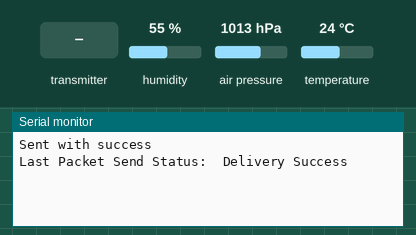
A sketch run on a simulated ESP32. On the bench: the last lines printed to the serial monitor. The inputs (shaded band) are chosen by the test bench; at power-on: humidity 55 %, air pressure 1013 hPa, temperature 24 °C.

Above: at 1.2 s.
1.3 s: the transmitter starts sending id = 0
At 1.61 s:
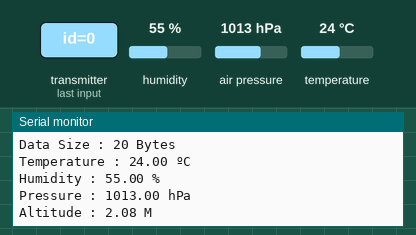
2.8 s: the transmitter starts sending temp = 0
4.3 s: the transmitter starts sending humid = 0
5.8 s: the transmitter starts sending pres = 0
7.3 s: the transmitter starts sending alt = 0
At 7.61 s:
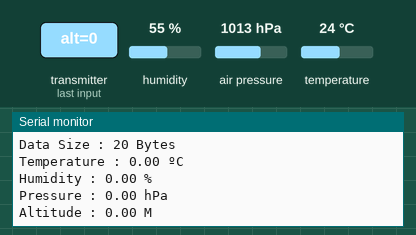

Measured:
- after the input at 1.3 s, the serial monitor: prints a new line at once (image 1)
- after the input at 7.3 s, the serial monitor: prints a new line at once (image 2)

The sketch:

Transceiver_3.ino
```cpp
#include <esp_now.h>
#include <WiFi.h>

// include the Adafruit_BME280 header file.
#include <Adafruit_BME280.h>

// instance of the Adafruit_BME280 class named as bme.
Adafruit_BME280 bme;

// REPLACE WITH THE RECEIVER'S MAC Address
uint8_t broadcastAddress[] = {0xFF, 0xFF, 0xFF, 0xFF, 0xFF, 0xFF};

// Structure example to send data
// Must match the receiver structure
typedef struct struct_message {
    int id; // must be unique for each sender board
    float temp;
    float humid;
    float pres;
    float alt;
} struct_message;

//Create a struct_message called myData
struct_message myData;
struct_message incomingData;

// Create a structure to hold the readings from each board
struct_message board1;
struct_message board2;
struct_message board3;

// Create an array with all the structures
struct_message boardsStruct[3] = {board1, board2, board3};

// callback when data is sent
void OnDataSent(const uint8_t *mac_addr, esp_now_send_status_t status) {
  Serial.print("\r\nLast Packet Send Status:\t");
  Serial.println(status == ESP_NOW_SEND_SUCCESS ? "Delivery Success" : "Delivery Fail");
}

// callback function that will be executed when data is received
void OnDataRecv(const uint8_t * mac_addr, const uint8_t *incomingData, int len) {
  char macStr[18];
  Serial.print("Packet received from: ");
  snprintf(macStr, sizeof(macStr), "%02x:%02x:%02x:%02x:%02x:%02x",
           mac_addr[0], mac_addr[1], mac_addr[2], mac_addr[3], mac_addr[4], mac_addr[5]);
  Serial.println(macStr);

  memcpy(&myData, incomingData, sizeof(myData));
  Serial.printf("Board ID : %u \n", myData.id);
  Serial.printf("Data Size : %u Bytes \n", len);
  // Update the structures with the new incoming data
  boardsStruct[myData.id-1].temp = myData.temp;
  boardsStruct[myData.id-1].humid = myData.humid;
  boardsStruct[myData.id-1].pres = myData.pres;
  boardsStruct[myData.id-1].alt = myData.alt;

  Serial.print("Temperature : ");
  Serial.print(boardsStruct[myData.id-1].temp);
  Serial.println(" ºC");
  Serial.print("Humidity : ");
  Serial.print(boardsStruct[myData.id-1].humid);
  Serial.println(" %");
  Serial.print("Pressure : ");
  Serial.print(boardsStruct[myData.id-1].pres);
  Serial.println(" hPa");
  Serial.print("Altitude : ");
  Serial.print(boardsStruct[myData.id-1].alt);
  Serial.println(" M");
  Serial.println();
}

void setup() {
  // Init Serial Monitor
  Serial.begin(115200);

  // Set device as a Wi-Fi Station
  WiFi.mode(WIFI_STA);

  if (!bme.begin()){
    Serial.println("Failed to find Hibiscus Sense BME280 chip");
  }

  // Init ESP-NOW
  if (esp_now_init() != ESP_OK) {
    Serial.println("Error initializing ESP-NOW");
    return;
  }

  // Once ESPNow is successfully Init, we will register for Send CB to
  // get the status of Trasnmitted packet
  esp_now_register_send_cb(OnDataSent);
  esp_now_register_recv_cb(OnDataRecv);

  // Register peer
  esp_now_peer_info_t peerInfo;
  memcpy(peerInfo.peer_addr, broadcastAddress, 6);
  peerInfo.channel = 0;
  peerInfo.encrypt = false;

  // Add peer
  if (esp_now_add_peer(&peerInfo) != ESP_OK){
    Serial.println("Failed to add peer");
    return;
  }
}

void loop() {

  // Set values to send
  myData.id = 3;
  myData.temp = bme.readTemperature();
  myData.humid = bme.readHumidity();
  myData.pres = (bme.readPressure() / 100.0F);
  myData.alt = bme.readAltitude(1013.25);

  // Send message via ESP-NOW
  esp_err_t result = esp_now_send(broadcastAddress, (uint8_t *) &myData, sizeof(myData));

  if (result == ESP_OK) {
    Serial.println("Sent with success");
  }
  else {
    Serial.println("Error sending the data");
  }
  delay(10000);
}
```
